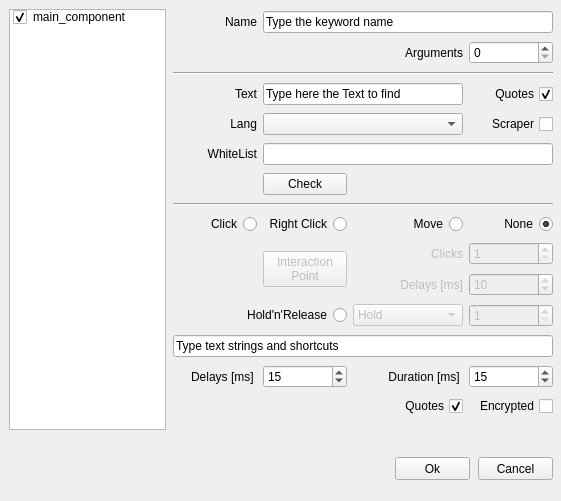
<?xml version="1.0" encoding="UTF-8"?>
<ui version="4.0">
 <class>Form</class>
 <widget class="QWidget" name="Form">
  <property name="geometry">
   <rect>
    <x>0</x>
    <y>0</y>
    <width>561</width>
    <height>501</height>
   </rect>
  </property>
  <property name="windowTitle">
   <string>Alyvix - Text Finder</string>
  </property>
  <widget class="QPushButton" name="pushButtonCancel">
   <property name="geometry">
    <rect>
     <x>478</x>
     <y>457</y>
     <width>75</width>
     <height>23</height>
    </rect>
   </property>
   <property name="focusPolicy">
    <enum>Qt::StrongFocus</enum>
   </property>
   <property name="text">
    <string>Cancel</string>
   </property>
  </widget>
  <widget class="QPushButton" name="pushButtonOk">
   <property name="geometry">
    <rect>
     <x>395</x>
     <y>457</y>
     <width>75</width>
     <height>23</height>
    </rect>
   </property>
   <property name="text">
    <string>Ok</string>
   </property>
  </widget>
  <widget class="QLabel" name="label_line">
   <property name="geometry">
    <rect>
     <x>70</x>
     <y>10110</y>
     <width>61</width>
     <height>21</height>
    </rect>
   </property>
   <property name="text">
    <string>Begin Line</string>
   </property>
   <property name="alignment">
    <set>Qt::AlignRight|Qt::AlignTrailing|Qt::AlignVCenter</set>
   </property>
  </widget>
  <widget class="QSpinBox" name="spinBoxLine">
   <property name="geometry">
    <rect>
     <x>141</x>
     <y>10109</y>
     <width>121</width>
     <height>22</height>
    </rect>
   </property>
   <property name="minimum">
    <number>1</number>
   </property>
   <property name="maximum">
    <number>99999</number>
   </property>
  </widget>
  <widget class="QPushButton" name="pushButtonAddBlock">
   <property name="geometry">
    <rect>
     <x>271</x>
     <y>10109</y>
     <width>71</width>
     <height>23</height>
    </rect>
   </property>
   <property name="text">
    <string>Add Block</string>
   </property>
  </widget>
  <widget class="QListWidget" name="listWidgetBlocks">
   <property name="geometry">
    <rect>
     <x>484</x>
     <y>9835</y>
     <width>81</width>
     <height>302</height>
    </rect>
   </property>
  </widget>
  <widget class="QTextEdit" name="textEditCustomLines">
   <property name="geometry">
    <rect>
     <x>19</x>
     <y>9836</y>
     <width>457</width>
     <height>261</height>
    </rect>
   </property>
   <property name="tabStopWidth">
    <number>80</number>
   </property>
   <property name="acceptRichText">
    <bool>false</bool>
   </property>
  </widget>
  <widget class="QPushButton" name="pushButtonRemoveBlock">
   <property name="geometry">
    <rect>
     <x>351</x>
     <y>10109</y>
     <width>91</width>
     <height>23</height>
    </rect>
   </property>
   <property name="text">
    <string>Remove Block</string>
   </property>
  </widget>
  <widget class="QWidget" name="widget_2" native="true">
   <property name="geometry">
    <rect>
     <x>171</x>
     <y>8000</y>
     <width>381</width>
     <height>348</height>
    </rect>
   </property>
   <widget class="QWidget" name="gridLayoutWidget_2">
    <property name="geometry">
     <rect>
      <x>0</x>
      <y>0</y>
      <width>380</width>
      <height>333</height>
     </rect>
    </property>
    <layout class="QGridLayout" name="gridLayout_2">
     <item row="5" column="3">
      <widget class="QRadioButton" name="dontclickRadio_2">
       <property name="layoutDirection">
        <enum>Qt::RightToLeft</enum>
       </property>
       <property name="text">
        <string>None</string>
       </property>
       <property name="checked">
        <bool>true</bool>
       </property>
       <attribute name="buttonGroup">
        <string notr="true">buttonGroup_4</string>
       </attribute>
      </widget>
     </item>
     <item row="6" column="2">
      <widget class="QLabel" name="labelClickNumber_2">
       <property name="enabled">
        <bool>false</bool>
       </property>
       <property name="text">
        <string>Clicks</string>
       </property>
       <property name="alignment">
        <set>Qt::AlignRight|Qt::AlignTrailing|Qt::AlignVCenter</set>
       </property>
      </widget>
     </item>
     <item row="2" column="0">
      <widget class="QLabel" name="label_2">
       <property name="text">
        <string>WhiteList</string>
       </property>
       <property name="alignment">
        <set>Qt::AlignRight|Qt::AlignTrailing|Qt::AlignVCenter</set>
       </property>
      </widget>
     </item>
     <item row="0" column="3">
      <widget class="QCheckBox" name="add_quotes_ocr_2">
       <property name="layoutDirection">
        <enum>Qt::RightToLeft</enum>
       </property>
       <property name="text">
        <string>Quotes</string>
       </property>
       <property name="checked">
        <bool>true</bool>
       </property>
      </widget>
     </item>
     <item row="2" column="1" colspan="3">
      <widget class="QLineEdit" name="lineEditWhiteList_2"/>
     </item>
     <item row="6" column="3">
      <widget class="QSpinBox" name="clicknumber_spinbox_2">
       <property name="enabled">
        <bool>false</bool>
       </property>
       <property name="minimum">
        <number>1</number>
       </property>
      </widget>
     </item>
     <item row="8" column="3">
      <widget class="QSpinBox" name="holdreleaseSpinBox_2">
       <property name="enabled">
        <bool>false</bool>
       </property>
       <property name="minimum">
        <number>1</number>
       </property>
       <property name="maximum">
        <number>9999</number>
       </property>
      </widget>
     </item>
     <item row="8" column="0" colspan="2">
      <widget class="QRadioButton" name="holdreleaseRadio_2">
       <property name="layoutDirection">
        <enum>Qt::RightToLeft</enum>
       </property>
       <property name="text">
        <string>Hold'n'Release</string>
       </property>
       <attribute name="buttonGroup">
        <string notr="true">buttonGroup_4</string>
       </attribute>
      </widget>
     </item>
     <item row="6" column="1" rowspan="2">
      <widget class="QPushButton" name="pushButtonXYoffset_2">
       <property name="enabled">
        <bool>false</bool>
       </property>
       <property name="text">
        <string>Interaction
Point</string>
       </property>
      </widget>
     </item>
     <item row="5" column="1">
      <widget class="QRadioButton" name="rightclickRadio_2">
       <property name="layoutDirection">
        <enum>Qt::RightToLeft</enum>
       </property>
       <property name="text">
        <string>Right Click</string>
       </property>
       <attribute name="buttonGroup">
        <string notr="true">buttonGroup_4</string>
       </attribute>
      </widget>
     </item>
     <item row="11" column="3">
      <widget class="QCheckBox" name="text_encrypted_2">
       <property name="layoutDirection">
        <enum>Qt::RightToLeft</enum>
       </property>
       <property name="text">
        <string>Encrypted</string>
       </property>
       <property name="checked">
        <bool>false</bool>
       </property>
      </widget>
     </item>
     <item row="0" column="1" colspan="2">
      <widget class="QLineEdit" name="lineEditText_2">
       <property name="text">
        <string>Type here the Text to find</string>
       </property>
      </widget>
     </item>
     <item row="7" column="3">
      <widget class="QSpinBox" name="clickdelay_spinbox_2">
       <property name="enabled">
        <bool>false</bool>
       </property>
       <property name="minimum">
        <number>1</number>
       </property>
       <property name="maximum">
        <number>60000</number>
       </property>
       <property name="value">
        <number>10</number>
       </property>
      </widget>
     </item>
     <item row="4" column="0" colspan="4">
      <widget class="Line" name="line_5">
       <property name="orientation">
        <enum>Qt::Horizontal</enum>
       </property>
      </widget>
     </item>
     <item row="7" column="2">
      <widget class="QLabel" name="labelClickDelay_2">
       <property name="enabled">
        <bool>false</bool>
       </property>
       <property name="text">
        <string>Delays [ms]</string>
       </property>
       <property name="alignment">
        <set>Qt::AlignRight|Qt::AlignTrailing|Qt::AlignVCenter</set>
       </property>
      </widget>
     </item>
     <item row="9" column="0" colspan="4">
      <widget class="QLineEdit" name="inserttext_2">
       <property name="text">
        <string>Type text strings and shortcuts</string>
       </property>
      </widget>
     </item>
     <item row="0" column="0">
      <widget class="QLabel" name="text_label_2">
       <property name="layoutDirection">
        <enum>Qt::LeftToRight</enum>
       </property>
       <property name="text">
        <string>Text</string>
       </property>
       <property name="alignment">
        <set>Qt::AlignRight|Qt::AlignTrailing|Qt::AlignVCenter</set>
       </property>
      </widget>
     </item>
     <item row="5" column="0">
      <widget class="QRadioButton" name="clickRadio_2">
       <property name="layoutDirection">
        <enum>Qt::RightToLeft</enum>
       </property>
       <property name="text">
        <string>Click</string>
       </property>
       <attribute name="buttonGroup">
        <string notr="true">buttonGroup_4</string>
       </attribute>
      </widget>
     </item>
     <item row="3" column="1">
      <widget class="QPushButton" name="pushButtonCheck_2">
       <property name="text">
        <string>Check</string>
       </property>
      </widget>
     </item>
     <item row="11" column="2">
      <widget class="QCheckBox" name="add_quotes_2">
       <property name="layoutDirection">
        <enum>Qt::RightToLeft</enum>
       </property>
       <property name="text">
        <string>Quotes</string>
       </property>
       <property name="checked">
        <bool>true</bool>
       </property>
      </widget>
     </item>
     <item row="1" column="0">
      <widget class="QLabel" name="lang_label_2">
       <property name="text">
        <string>Lang</string>
       </property>
       <property name="alignment">
        <set>Qt::AlignRight|Qt::AlignTrailing|Qt::AlignVCenter</set>
       </property>
      </widget>
     </item>
     <item row="8" column="2">
      <widget class="QComboBox" name="holdreleaseComboBox_2">
       <property name="enabled">
        <bool>false</bool>
       </property>
       <item>
        <property name="text">
         <string>Hold</string>
        </property>
       </item>
       <item>
        <property name="text">
         <string>Release</string>
        </property>
       </item>
       <item>
        <property name="text">
         <string>Release Up</string>
        </property>
       </item>
       <item>
        <property name="text">
         <string>Release Down</string>
        </property>
       </item>
       <item>
        <property name="text">
         <string>Release Left</string>
        </property>
       </item>
       <item>
        <property name="text">
         <string>Release Right</string>
        </property>
       </item>
      </widget>
     </item>
     <item row="5" column="2">
      <widget class="QRadioButton" name="movemouseRadio_2">
       <property name="layoutDirection">
        <enum>Qt::RightToLeft</enum>
       </property>
       <property name="text">
        <string>Move</string>
       </property>
       <property name="checked">
        <bool>false</bool>
       </property>
       <attribute name="buttonGroup">
        <string notr="true">buttonGroup_4</string>
       </attribute>
      </widget>
     </item>
     <item row="10" column="0">
      <widget class="QLabel" name="labelSendKeysDelay_2">
       <property name="text">
        <string>Delays [ms] </string>
       </property>
       <property name="alignment">
        <set>Qt::AlignRight|Qt::AlignTrailing|Qt::AlignVCenter</set>
       </property>
      </widget>
     </item>
     <item row="10" column="1">
      <widget class="QSpinBox" name="spinBoxSendKeysDelay_2">
       <property name="maximum">
        <number>60000</number>
       </property>
       <property name="value">
        <number>15</number>
       </property>
      </widget>
     </item>
     <item row="10" column="3">
      <widget class="QSpinBox" name="spinBoxSendKeysDuration_2">
       <property name="maximum">
        <number>60000</number>
       </property>
       <property name="value">
        <number>15</number>
       </property>
      </widget>
     </item>
     <item row="10" column="2">
      <widget class="QLabel" name="labelSendKeysDuration_2">
       <property name="text">
        <string>Duration [ms] </string>
       </property>
       <property name="alignment">
        <set>Qt::AlignRight|Qt::AlignTrailing|Qt::AlignVCenter</set>
       </property>
      </widget>
     </item>
     <item row="1" column="1" colspan="2">
      <widget class="QComboBox" name="comboBoxLang_2"/>
     </item>
    </layout>
   </widget>
  </widget>
  <widget class="QListWidget" name="listWidget">
   <property name="geometry">
    <rect>
     <x>9</x>
     <y>9</y>
     <width>157</width>
     <height>421</height>
    </rect>
   </property>
   <property name="selectionMode">
    <enum>QAbstractItemView::SingleSelection</enum>
   </property>
   <item>
    <property name="text">
     <string>main_component</string>
    </property>
    <property name="checkState">
     <enum>Checked</enum>
    </property>
   </item>
  </widget>
  <widget class="QWidget" name="widget" native="true">
   <property name="geometry">
    <rect>
     <x>173</x>
     <y>9</y>
     <width>381</width>
     <height>431</height>
    </rect>
   </property>
   <widget class="QWidget" name="gridLayoutWidget">
    <property name="geometry">
     <rect>
      <x>0</x>
      <y>0</y>
      <width>380</width>
      <height>421</height>
     </rect>
    </property>
    <layout class="QGridLayout" name="gridLayout">
     <item row="9" column="1">
      <widget class="QRadioButton" name="rightclickRadio">
       <property name="layoutDirection">
        <enum>Qt::RightToLeft</enum>
       </property>
       <property name="text">
        <string>Right Click</string>
       </property>
       <attribute name="buttonGroup">
        <string notr="true">buttonGroup_2</string>
       </attribute>
      </widget>
     </item>
     <item row="15" column="2">
      <widget class="QCheckBox" name="add_quotes">
       <property name="layoutDirection">
        <enum>Qt::RightToLeft</enum>
       </property>
       <property name="text">
        <string>Quotes</string>
       </property>
       <property name="checked">
        <bool>true</bool>
       </property>
      </widget>
     </item>
     <item row="12" column="0" colspan="2">
      <widget class="QRadioButton" name="holdreleaseRadio">
       <property name="layoutDirection">
        <enum>Qt::RightToLeft</enum>
       </property>
       <property name="text">
        <string>Hold'n'Release</string>
       </property>
       <attribute name="buttonGroup">
        <string notr="true">buttonGroup_2</string>
       </attribute>
      </widget>
     </item>
     <item row="11" column="2">
      <widget class="QLabel" name="labelClickDelay">
       <property name="enabled">
        <bool>false</bool>
       </property>
       <property name="text">
        <string>Delays [ms]</string>
       </property>
       <property name="alignment">
        <set>Qt::AlignRight|Qt::AlignTrailing|Qt::AlignVCenter</set>
       </property>
      </widget>
     </item>
     <item row="10" column="1" rowspan="2">
      <widget class="QPushButton" name="pushButtonXYoffset">
       <property name="enabled">
        <bool>false</bool>
       </property>
       <property name="text">
        <string>Interaction
Point</string>
       </property>
      </widget>
     </item>
     <item row="11" column="3">
      <widget class="QSpinBox" name="clickdelay_spinbox">
       <property name="enabled">
        <bool>false</bool>
       </property>
       <property name="minimum">
        <number>1</number>
       </property>
       <property name="maximum">
        <number>60000</number>
       </property>
       <property name="value">
        <number>10</number>
       </property>
      </widget>
     </item>
     <item row="9" column="3">
      <widget class="QRadioButton" name="dontclickRadio">
       <property name="layoutDirection">
        <enum>Qt::RightToLeft</enum>
       </property>
       <property name="text">
        <string>None</string>
       </property>
       <property name="checked">
        <bool>true</bool>
       </property>
       <attribute name="buttonGroup">
        <string notr="true">buttonGroup_2</string>
       </attribute>
      </widget>
     </item>
     <item row="3" column="3">
      <widget class="QCheckBox" name="add_quotes_ocr">
       <property name="layoutDirection">
        <enum>Qt::RightToLeft</enum>
       </property>
       <property name="text">
        <string>Quotes</string>
       </property>
       <property name="checked">
        <bool>true</bool>
       </property>
      </widget>
     </item>
     <item row="5" column="0">
      <widget class="QLabel" name="lang_label">
       <property name="text">
        <string>Lang</string>
       </property>
       <property name="alignment">
        <set>Qt::AlignRight|Qt::AlignTrailing|Qt::AlignVCenter</set>
       </property>
      </widget>
     </item>
     <item row="10" column="3">
      <widget class="QSpinBox" name="clicknumber_spinbox">
       <property name="enabled">
        <bool>false</bool>
       </property>
       <property name="minimum">
        <number>1</number>
       </property>
      </widget>
     </item>
     <item row="7" column="1">
      <widget class="QPushButton" name="pushButtonCheck">
       <property name="text">
        <string>Check</string>
       </property>
      </widget>
     </item>
     <item row="15" column="3">
      <widget class="QCheckBox" name="text_encrypted">
       <property name="layoutDirection">
        <enum>Qt::RightToLeft</enum>
       </property>
       <property name="text">
        <string>Encrypted</string>
       </property>
       <property name="checked">
        <bool>false</bool>
       </property>
      </widget>
     </item>
     <item row="9" column="2">
      <widget class="QRadioButton" name="movemouseRadio">
       <property name="layoutDirection">
        <enum>Qt::RightToLeft</enum>
       </property>
       <property name="text">
        <string>Move</string>
       </property>
       <property name="checked">
        <bool>false</bool>
       </property>
       <attribute name="buttonGroup">
        <string notr="true">buttonGroup_2</string>
       </attribute>
      </widget>
     </item>
     <item row="8" column="0" colspan="4">
      <widget class="Line" name="line_8">
       <property name="orientation">
        <enum>Qt::Horizontal</enum>
       </property>
      </widget>
     </item>
     <item row="6" column="0">
      <widget class="QLabel" name="label">
       <property name="text">
        <string>WhiteList</string>
       </property>
       <property name="alignment">
        <set>Qt::AlignRight|Qt::AlignTrailing|Qt::AlignVCenter</set>
       </property>
      </widget>
     </item>
     <item row="6" column="1" colspan="3">
      <widget class="QLineEdit" name="lineEditWhiteList"/>
     </item>
     <item row="13" column="0" colspan="4">
      <widget class="QLineEdit" name="inserttext">
       <property name="text">
        <string>Type text strings and shortcuts</string>
       </property>
      </widget>
     </item>
     <item row="10" column="2">
      <widget class="QLabel" name="labelClickNumber">
       <property name="enabled">
        <bool>false</bool>
       </property>
       <property name="text">
        <string>Clicks</string>
       </property>
       <property name="alignment">
        <set>Qt::AlignRight|Qt::AlignTrailing|Qt::AlignVCenter</set>
       </property>
      </widget>
     </item>
     <item row="3" column="0">
      <widget class="QLabel" name="text_label">
       <property name="layoutDirection">
        <enum>Qt::LeftToRight</enum>
       </property>
       <property name="text">
        <string>Text</string>
       </property>
       <property name="alignment">
        <set>Qt::AlignRight|Qt::AlignTrailing|Qt::AlignVCenter</set>
       </property>
      </widget>
     </item>
     <item row="9" column="0">
      <widget class="QRadioButton" name="clickRadio">
       <property name="layoutDirection">
        <enum>Qt::RightToLeft</enum>
       </property>
       <property name="text">
        <string>Click</string>
       </property>
       <attribute name="buttonGroup">
        <string notr="true">buttonGroup_2</string>
       </attribute>
      </widget>
     </item>
     <item row="14" column="1">
      <widget class="QSpinBox" name="spinBoxSendKeysDelay">
       <property name="maximum">
        <number>60000</number>
       </property>
       <property name="value">
        <number>15</number>
       </property>
      </widget>
     </item>
     <item row="14" column="2">
      <widget class="QLabel" name="labelSendKeysDuration">
       <property name="text">
        <string>Duration [ms] </string>
       </property>
       <property name="alignment">
        <set>Qt::AlignRight|Qt::AlignTrailing|Qt::AlignVCenter</set>
       </property>
      </widget>
     </item>
     <item row="14" column="0">
      <widget class="QLabel" name="labelSendKeysDelay">
       <property name="text">
        <string>Delays [ms] </string>
       </property>
       <property name="alignment">
        <set>Qt::AlignRight|Qt::AlignTrailing|Qt::AlignVCenter</set>
       </property>
      </widget>
     </item>
     <item row="0" column="0">
      <widget class="QLabel" name="labelName">
       <property name="layoutDirection">
        <enum>Qt::LeftToRight</enum>
       </property>
       <property name="text">
        <string>Name</string>
       </property>
       <property name="alignment">
        <set>Qt::AlignRight|Qt::AlignTrailing|Qt::AlignVCenter</set>
       </property>
      </widget>
     </item>
     <item row="12" column="3">
      <widget class="QSpinBox" name="holdreleaseSpinBox">
       <property name="enabled">
        <bool>false</bool>
       </property>
       <property name="minimum">
        <number>1</number>
       </property>
       <property name="maximum">
        <number>9999</number>
       </property>
      </widget>
     </item>
     <item row="5" column="3">
      <widget class="QCheckBox" name="enable_scraper">
       <property name="enabled">
        <bool>true</bool>
       </property>
       <property name="layoutDirection">
        <enum>Qt::RightToLeft</enum>
       </property>
       <property name="text">
        <string>Scraper</string>
       </property>
       <property name="checked">
        <bool>false</bool>
       </property>
      </widget>
     </item>
     <item row="2" column="0" colspan="4">
      <widget class="Line" name="line_3">
       <property name="orientation">
        <enum>Qt::Horizontal</enum>
       </property>
      </widget>
     </item>
     <item row="0" column="1" colspan="3">
      <widget class="QLineEdit" name="namelineedit">
       <property name="text">
        <string>Type the keyword name</string>
       </property>
      </widget>
     </item>
     <item row="14" column="3">
      <widget class="QSpinBox" name="spinBoxSendKeysDuration">
       <property name="maximum">
        <number>60000</number>
       </property>
       <property name="value">
        <number>15</number>
       </property>
      </widget>
     </item>
     <item row="12" column="2">
      <widget class="QComboBox" name="holdreleaseComboBox">
       <property name="enabled">
        <bool>false</bool>
       </property>
       <item>
        <property name="text">
         <string>Hold</string>
        </property>
       </item>
       <item>
        <property name="text">
         <string>Release</string>
        </property>
       </item>
       <item>
        <property name="text">
         <string>Release Up</string>
        </property>
       </item>
       <item>
        <property name="text">
         <string>Release Down</string>
        </property>
       </item>
       <item>
        <property name="text">
         <string>Release Left</string>
        </property>
       </item>
       <item>
        <property name="text">
         <string>Release Right</string>
        </property>
       </item>
      </widget>
     </item>
     <item row="3" column="1" colspan="2">
      <widget class="QLineEdit" name="lineEditText">
       <property name="text">
        <string>Type here the Text to find</string>
       </property>
      </widget>
     </item>
     <item row="1" column="2">
      <widget class="QLabel" name="labelArgs">
       <property name="text">
        <string>Arguments</string>
       </property>
       <property name="alignment">
        <set>Qt::AlignRight|Qt::AlignTrailing|Qt::AlignVCenter</set>
       </property>
      </widget>
     </item>
     <item row="1" column="3">
      <widget class="QSpinBox" name="spinBoxArgs"/>
     </item>
     <item row="5" column="1" colspan="2">
      <widget class="QComboBox" name="comboBoxLang"/>
     </item>
    </layout>
   </widget>
  </widget>
  <widget class="QLabel" name="roi_width_label">
   <property name="geometry">
    <rect>
     <x>45</x>
     <y>9799</y>
     <width>89</width>
     <height>20</height>
    </rect>
   </property>
   <property name="text">
    <string>Roi Width</string>
   </property>
   <property name="alignment">
    <set>Qt::AlignRight|Qt::AlignTrailing|Qt::AlignVCenter</set>
   </property>
  </widget>
  <widget class="QLabel" name="roi_height_label">
   <property name="geometry">
    <rect>
     <x>234</x>
     <y>9799</y>
     <width>94</width>
     <height>20</height>
    </rect>
   </property>
   <property name="text">
    <string>Roi Height</string>
   </property>
   <property name="alignment">
    <set>Qt::AlignRight|Qt::AlignTrailing|Qt::AlignVCenter</set>
   </property>
  </widget>
  <widget class="QSpinBox" name="roi_y_spinbox">
   <property name="geometry">
    <rect>
     <x>334</x>
     <y>9771</y>
     <width>89</width>
     <height>20</height>
    </rect>
   </property>
   <property name="minimum">
    <number>-9999</number>
   </property>
   <property name="maximum">
    <number>9999</number>
   </property>
  </widget>
  <widget class="QLabel" name="roi_x_label">
   <property name="geometry">
    <rect>
     <x>45</x>
     <y>9771</y>
     <width>89</width>
     <height>20</height>
    </rect>
   </property>
   <property name="text">
    <string>Roi X</string>
   </property>
   <property name="alignment">
    <set>Qt::AlignRight|Qt::AlignTrailing|Qt::AlignVCenter</set>
   </property>
  </widget>
  <widget class="QLabel" name="roi_y_label">
   <property name="geometry">
    <rect>
     <x>234</x>
     <y>9771</y>
     <width>94</width>
     <height>20</height>
    </rect>
   </property>
   <property name="text">
    <string>Roi Y</string>
   </property>
   <property name="alignment">
    <set>Qt::AlignRight|Qt::AlignTrailing|Qt::AlignVCenter</set>
   </property>
  </widget>
  <widget class="QSpinBox" name="roi_x_spinbox">
   <property name="geometry">
    <rect>
     <x>140</x>
     <y>9771</y>
     <width>88</width>
     <height>20</height>
    </rect>
   </property>
   <property name="minimum">
    <number>-9999</number>
   </property>
   <property name="maximum">
    <number>9999</number>
   </property>
  </widget>
  <widget class="QSpinBox" name="roi_height_spinbox">
   <property name="geometry">
    <rect>
     <x>334</x>
     <y>9799</y>
     <width>89</width>
     <height>20</height>
    </rect>
   </property>
   <property name="maximum">
    <number>9999</number>
   </property>
  </widget>
  <widget class="Line" name="line_9">
   <property name="geometry">
    <rect>
     <x>45</x>
     <y>9827</y>
     <width>378</width>
     <height>3</height>
    </rect>
   </property>
   <property name="orientation">
    <enum>Qt::Horizontal</enum>
   </property>
  </widget>
  <widget class="QSpinBox" name="roi_width_spinbox">
   <property name="geometry">
    <rect>
     <x>140</x>
     <y>9799</y>
     <width>88</width>
     <height>20</height>
    </rect>
   </property>
   <property name="maximum">
    <number>9999</number>
   </property>
  </widget>
  <widget class="QRadioButton" name="find_radio">
   <property name="geometry">
    <rect>
     <x>66</x>
     <y>8000</y>
     <width>88</width>
     <height>17</height>
    </rect>
   </property>
   <property name="layoutDirection">
    <enum>Qt::RightToLeft</enum>
   </property>
   <property name="text">
    <string>Find</string>
   </property>
   <attribute name="buttonGroup">
    <string notr="true">buttonGroup_5</string>
   </attribute>
  </widget>
  <widget class="QDoubleSpinBox" name="doubleSpinBoxWarning">
   <property name="geometry">
    <rect>
     <x>160</x>
     <y>6000</y>
     <width>88</width>
     <height>20</height>
    </rect>
   </property>
   <property name="maximum">
    <double>9999.989999999999782</double>
   </property>
   <property name="singleStep">
    <double>1.000000000000000</double>
   </property>
  </widget>
  <widget class="QRadioButton" name="wait_disapp_radio">
   <property name="geometry">
    <rect>
     <x>354</x>
     <y>6000</y>
     <width>89</width>
     <height>17</height>
    </rect>
   </property>
   <property name="layoutDirection">
    <enum>Qt::RightToLeft</enum>
   </property>
   <property name="text">
    <string>Disappeared</string>
   </property>
   <property name="checked">
    <bool>false</bool>
   </property>
   <attribute name="buttonGroup">
    <string notr="true">buttonGroup_5</string>
   </attribute>
  </widget>
  <widget class="QSpinBox" name="timeout_spinbox">
   <property name="geometry">
    <rect>
     <x>354</x>
     <y>6000</y>
     <width>89</width>
     <height>20</height>
    </rect>
   </property>
   <property name="maximum">
    <number>999999</number>
   </property>
  </widget>
  <widget class="QDoubleSpinBox" name="doubleSpinBoxCritical">
   <property name="geometry">
    <rect>
     <x>354</x>
     <y>6000</y>
     <width>89</width>
     <height>20</height>
    </rect>
   </property>
   <property name="maximum">
    <double>9999.989999999999782</double>
   </property>
   <property name="singleStep">
    <double>1.000000000000000</double>
   </property>
  </widget>
  <widget class="QLabel" name="timeout_label">
   <property name="geometry">
    <rect>
     <x>254</x>
     <y>6000</y>
     <width>94</width>
     <height>20</height>
    </rect>
   </property>
   <property name="text">
    <string>Timeout</string>
   </property>
   <property name="alignment">
    <set>Qt::AlignRight|Qt::AlignTrailing|Qt::AlignVCenter</set>
   </property>
  </widget>
  <widget class="QLabel" name="labelCritical">
   <property name="geometry">
    <rect>
     <x>254</x>
     <y>6000</y>
     <width>94</width>
     <height>20</height>
    </rect>
   </property>
   <property name="text">
    <string>Critical</string>
   </property>
   <property name="alignment">
    <set>Qt::AlignRight|Qt::AlignTrailing|Qt::AlignVCenter</set>
   </property>
  </widget>
  <widget class="QRadioButton" name="wait_radio">
   <property name="geometry">
    <rect>
     <x>65</x>
     <y>6000</y>
     <width>283</width>
     <height>17</height>
    </rect>
   </property>
   <property name="layoutDirection">
    <enum>Qt::RightToLeft</enum>
   </property>
   <property name="text">
    <string>Appeared</string>
   </property>
   <property name="checked">
    <bool>true</bool>
   </property>
   <attribute name="buttonGroup">
    <string notr="true">buttonGroup_5</string>
   </attribute>
  </widget>
  <widget class="QCheckBox" name="timeout_exception">
   <property name="geometry">
    <rect>
     <x>65</x>
     <y>6000</y>
     <width>183</width>
     <height>17</height>
    </rect>
   </property>
   <property name="layoutDirection">
    <enum>Qt::RightToLeft</enum>
   </property>
   <property name="text">
    <string>Break</string>
   </property>
   <property name="checked">
    <bool>true</bool>
   </property>
  </widget>
  <widget class="QCheckBox" name="checkBoxEnablePerformance">
   <property name="geometry">
    <rect>
     <x>254</x>
     <y>6000</y>
     <width>189</width>
     <height>17</height>
    </rect>
   </property>
   <property name="layoutDirection">
    <enum>Qt::RightToLeft</enum>
   </property>
   <property name="text">
    <string>Performance</string>
   </property>
   <property name="checked">
    <bool>true</bool>
   </property>
  </widget>
  <widget class="QLabel" name="labelWarning">
   <property name="geometry">
    <rect>
     <x>160</x>
     <y>6000</y>
     <width>89</width>
     <height>137</height>
    </rect>
   </property>
   <property name="text">
    <string>Warning</string>
   </property>
   <property name="alignment">
    <set>Qt::AlignRight|Qt::AlignTrailing|Qt::AlignVCenter</set>
   </property>
  </widget>
 </widget>
 <resources/>
 <connections/>
 <buttongroups>
  <buttongroup name="buttonGroup_2"/>
  <buttongroup name="buttonGroup_4"/>
  <buttongroup name="buttonGroup_5"/>
 </buttongroups>
</ui>
